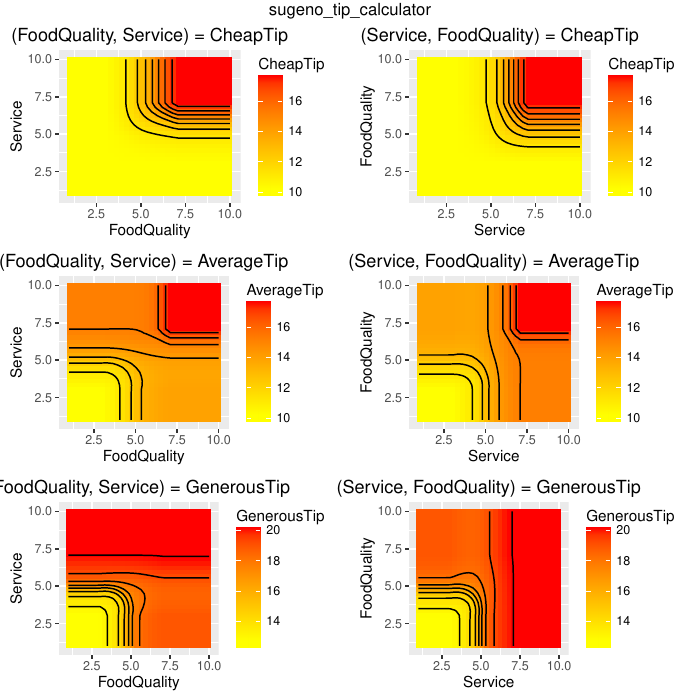

R code for this plot:
#R script generated with jfuzzylite 6.0.

library(ggplot2);

engine.name = "sugeno_tip_calculator"
engine.fll = "Engine: sugeno_tip_calculator
InputVariable: FoodQuality
  enabled: true
  range: 1.000 10.000
  lock-range: false
  term: Bad Trapezoid 0.000 1.000 3.000 7.000
  term: Good Trapezoid 3.000 7.000 10.000 11.000
InputVariable: Service
  enabled: true
  range: 1.000 10.000
  lock-range: false
  term: Bad Trapezoid 0.000 1.000 3.000 7.000
  term: Good Trapezoid 3.000 7.000 10.000 11.000
OutputVariable: CheapTip
  enabled: true
  range: 5.000 25.000
  lock-range: false
  aggregation: none
  defuzzifier: WeightedAverage TakagiSugeno
  default: nan
  lock-previous: false
  term: Low Constant 10.000
  term: Medium Constant 15.000
  term: High Constant 20.000
OutputVariable: AverageTip
  enabled: true
  range: 5.000 25.000
  lock-range: false
  aggregation: none
  defuzzifier: WeightedAverage TakagiSugeno
  default: nan
  lock-previous: false
  term: Low Constant 10.000
  term: Medium Constant 15.000
  term: High Constant 20.000
OutputVariable: GenerousTip
  enabled: true
  range: 5.000 25.000
  lock-range: false
  aggregation: none
  defuzzifier: WeightedAverage TakagiSugeno
  default: nan
  lock-previous: false
  term: Low Constant 10.000
  term: Medium Constant 15.000
  term: High Constant 20.000
RuleBlock: 
  enabled: true
  conjunction: EinsteinProduct
  disjunction: none
  implication: none
  activation: General
  rule: if FoodQuality is extremely Bad and Service is extremely Bad then CheapTip is extremely Low and AverageTip is very Low and GenerousTip is Low
  rule: if FoodQuality is Good and Service is extremely Bad then CheapTip is Low and AverageTip is Low and GenerousTip is Medium
  rule: if FoodQuality is very Good and Service is very Bad then CheapTip is Low and AverageTip is Medium and GenerousTip is High
  rule: if FoodQuality is Bad and Service is Bad then CheapTip is Low and AverageTip is Low and GenerousTip is Medium
  rule: if FoodQuality is Good and Service is Bad then CheapTip is Low and AverageTip is Medium and GenerousTip is High
  rule: if FoodQuality is extremely Good and Service is Bad then CheapTip is Low and AverageTip is Medium and GenerousTip is very High
  rule: if FoodQuality is Bad and Service is Good then CheapTip is Low and AverageTip is Medium and GenerousTip is High
  rule: if FoodQuality is Good and Service is Good then CheapTip is Medium and AverageTip is Medium and GenerousTip is very High
  rule: if FoodQuality is very Bad and Service is very Good then CheapTip is Low and AverageTip is Medium and GenerousTip is High
  rule: if FoodQuality is very very Good and Service is very very Good then CheapTip is High and AverageTip is very High and GenerousTip is extremely High"

engine.fldFile = "sugeno_tip_calculator.fld"
if (require(data.table)) {
    engine.df = data.table::fread(engine.fldFile, sep="auto", header="auto")
} else {
    engine.df = read.table(engine.fldFile, header=TRUE)
}

engine.plot.i1i2_o1 = ggplot(engine.df, aes(FoodQuality, Service)) + 
    geom_tile(aes(fill=CheapTip)) + 
    scale_fill_gradient(low="yellow", high="red") + 
    stat_contour(aes(x=FoodQuality, y=Service, z=CheapTip), color="black") + 
    ggtitle("(FoodQuality, Service) = CheapTip")

engine.plot.i2i1_o1 = ggplot(engine.df, aes(Service, FoodQuality)) + 
    geom_tile(aes(fill=CheapTip)) + 
    scale_fill_gradient(low="yellow", high="red") + 
    stat_contour(aes(x=Service, y=FoodQuality, z=CheapTip), color="black") + 
    ggtitle("(Service, FoodQuality) = CheapTip")

engine.plot.i1i2_o2 = ggplot(engine.df, aes(FoodQuality, Service)) + 
    geom_tile(aes(fill=AverageTip)) + 
    scale_fill_gradient(low="yellow", high="red") + 
    stat_contour(aes(x=FoodQuality, y=Service, z=AverageTip), color="black") + 
    ggtitle("(FoodQuality, Service) = AverageTip")

engine.plot.i2i1_o2 = ggplot(engine.df, aes(Service, FoodQuality)) + 
    geom_tile(aes(fill=AverageTip)) + 
    scale_fill_gradient(low="yellow", high="red") + 
    stat_contour(aes(x=Service, y=FoodQuality, z=AverageTip), color="black") + 
    ggtitle("(Service, FoodQuality) = AverageTip")

engine.plot.i1i2_o3 = ggplot(engine.df, aes(FoodQuality, Service)) + 
    geom_tile(aes(fill=GenerousTip)) + 
    scale_fill_gradient(low="yellow", high="red") + 
    stat_contour(aes(x=FoodQuality, y=Service, z=GenerousTip), color="black") + 
    ggtitle("(FoodQuality, Service) = GenerousTip")

engine.plot.i2i1_o3 = ggplot(engine.df, aes(Service, FoodQuality)) + 
    geom_tile(aes(fill=GenerousTip)) + 
    scale_fill_gradient(low="yellow", high="red") + 
    stat_contour(aes(x=Service, y=FoodQuality, z=GenerousTip), color="black") + 
    ggtitle("(Service, FoodQuality) = GenerousTip")

if (require(gridExtra)) {
    engine.plots = arrangeGrob(engine.plot.i1i2_o1, engine.plot.i2i1_o1, engine.plot.i1i2_o2, engine.plot.i2i1_o2, engine.plot.i1i2_o3, engine.plot.i2i1_o3, ncol=2, top=engine.name)
    ggsave(paste0(engine.name, ".pdf"), engine.plots)
    if (require(grid)) {
        grid.newpage()
        grid.draw(engine.plots)
    }
}
